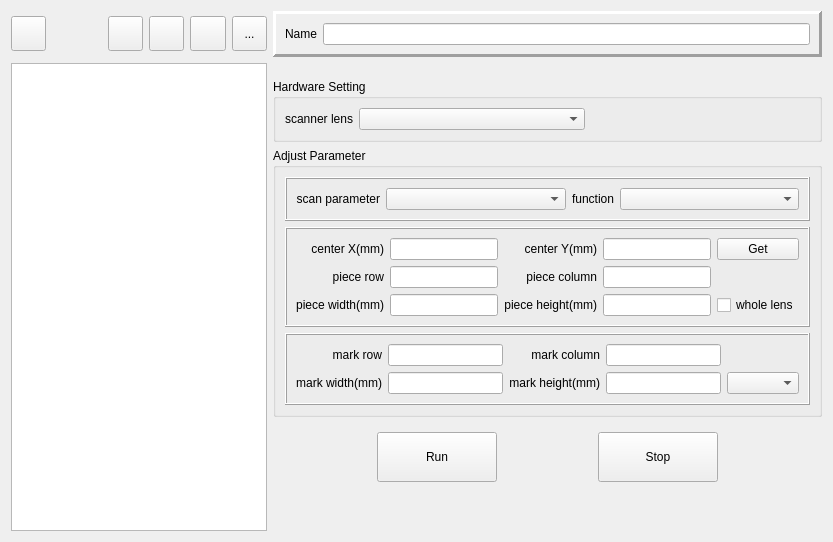
     <widget class="QWidget" name="tab_scanner_range">
      <attribute name="title">
       <string>Scanner range</string>
      </attribute>
      <layout class="QGridLayout" name="gridLayout_42">
       <item row="1" column="4">
        <spacer name="verticalSpacer_5">
         <property name="orientation">
          <enum>Qt::Vertical</enum>
         </property>
         <property name="sizeType">
          <enum>QSizePolicy::Fixed</enum>
         </property>
         <property name="sizeHint" stdset="0">
          <size>
           <width>20</width>
           <height>10</height>
          </size>
         </property>
        </spacer>
       </item>
       <item row="3" column="4">
        <widget class="QGroupBox" name="wid_enable_scannerRange_4">
         <property name="enabled">
          <bool>true</bool>
         </property>
         <property name="title">
          <string>Adjust Parameter</string>
         </property>
         <layout class="QGridLayout" name="gridLayout_38">
          <item row="0" column="0">
           <widget class="QFrame" name="frame_19">
            <property name="frameShape">
             <enum>QFrame::Box</enum>
            </property>
            <property name="frameShadow">
             <enum>QFrame::Raised</enum>
            </property>
            <layout class="QGridLayout" name="gridLayout_40">
             <item row="0" column="0">
              <widget class="QLabel" name="label_159">
               <property name="sizePolicy">
                <sizepolicy hsizetype="Fixed" vsizetype="Preferred">
                 <horstretch>0</horstretch>
                 <verstretch>0</verstretch>
                </sizepolicy>
               </property>
               <property name="text">
                <string>scan parameter</string>
               </property>
               <property name="alignment">
                <set>Qt::AlignRight|Qt::AlignTrailing|Qt::AlignVCenter</set>
               </property>
              </widget>
             </item>
             <item row="0" column="1">
              <widget class="QComboBox" name="comboBox_scannerRange_para"/>
             </item>
             <item row="0" column="2">
              <widget class="QLabel" name="label_32">
               <property name="sizePolicy">
                <sizepolicy hsizetype="Fixed" vsizetype="Preferred">
                 <horstretch>0</horstretch>
                 <verstretch>0</verstretch>
                </sizepolicy>
               </property>
               <property name="text">
                <string>function</string>
               </property>
               <property name="alignment">
                <set>Qt::AlignRight|Qt::AlignTrailing|Qt::AlignVCenter</set>
               </property>
              </widget>
             </item>
             <item row="0" column="3">
              <widget class="QComboBox" name="comboBox_scannerRange_func"/>
             </item>
            </layout>
           </widget>
          </item>
          <item row="1" column="0">
           <widget class="QFrame" name="frame_18">
            <property name="frameShape">
             <enum>QFrame::Box</enum>
            </property>
            <property name="frameShadow">
             <enum>QFrame::Raised</enum>
            </property>
            <layout class="QGridLayout" name="gridLayout_39">
             <item row="0" column="2">
              <widget class="QLabel" name="label_64">
               <property name="text">
                <string>center Y(mm)</string>
               </property>
               <property name="alignment">
                <set>Qt::AlignRight|Qt::AlignTrailing|Qt::AlignVCenter</set>
               </property>
              </widget>
             </item>
             <item row="1" column="3">
              <widget class="HLineEdit" name="lineEdit_scannerRange_piece_column"/>
             </item>
             <item row="1" column="0">
              <widget class="QLabel" name="label_69">
               <property name="text">
                <string>piece row</string>
               </property>
               <property name="alignment">
                <set>Qt::AlignRight|Qt::AlignTrailing|Qt::AlignVCenter</set>
               </property>
              </widget>
             </item>
             <item row="0" column="0">
              <widget class="QLabel" name="label_63">
               <property name="text">
                <string>center X(mm)</string>
               </property>
               <property name="alignment">
                <set>Qt::AlignRight|Qt::AlignTrailing|Qt::AlignVCenter</set>
               </property>
              </widget>
             </item>
             <item row="1" column="1">
              <widget class="HLineEdit" name="lineEdit_scannerRange_piece_row"/>
             </item>
             <item row="0" column="4">
              <widget class="QPushButton" name="pushButton_scannerRange_center_get">
               <property name="text">
                <string>Get</string>
               </property>
              </widget>
             </item>
             <item row="0" column="1">
              <widget class="HLineEdit" name="lineEdit_scannerRange_centerX"/>
             </item>
             <item row="0" column="3">
              <widget class="HLineEdit" name="lineEdit_scannerRange_centerY"/>
             </item>
             <item row="1" column="2">
              <widget class="QLabel" name="label_70">
               <property name="text">
                <string>piece column</string>
               </property>
               <property name="alignment">
                <set>Qt::AlignRight|Qt::AlignTrailing|Qt::AlignVCenter</set>
               </property>
              </widget>
             </item>
             <item row="2" column="0">
              <widget class="QLabel" name="label_77">
               <property name="text">
                <string>piece width(mm)</string>
               </property>
               <property name="alignment">
                <set>Qt::AlignRight|Qt::AlignTrailing|Qt::AlignVCenter</set>
               </property>
              </widget>
             </item>
             <item row="2" column="1">
              <widget class="HLineEdit" name="lineEdit_scannerRange_piece_width"/>
             </item>
             <item row="2" column="2">
              <widget class="QLabel" name="label_78">
               <property name="text">
                <string>piece height(mm)</string>
               </property>
               <property name="alignment">
                <set>Qt::AlignRight|Qt::AlignTrailing|Qt::AlignVCenter</set>
               </property>
              </widget>
             </item>
             <item row="2" column="3">
              <widget class="HLineEdit" name="lineEdit_scannerRange_piece_height"/>
             </item>
             <item row="2" column="4">
              <widget class="QCheckBox" name="checkBox_scannerRange_whole_lens">
               <property name="text">
                <string>whole lens</string>
               </property>
              </widget>
             </item>
            </layout>
           </widget>
          </item>
          <item row="2" column="0">
           <widget class="QFrame" name="frame_20">
            <property name="frameShape">
             <enum>QFrame::Box</enum>
            </property>
            <property name="frameShadow">
             <enum>QFrame::Raised</enum>
            </property>
            <layout class="QGridLayout" name="gridLayout_41">
             <item row="1" column="1">
              <widget class="HLineEdit" name="lineEdit_scannerRange_mark_row"/>
             </item>
             <item row="2" column="2">
              <widget class="QLabel" name="label_83">
               <property name="text">
                <string>mark height(mm)</string>
               </property>
               <property name="alignment">
                <set>Qt::AlignRight|Qt::AlignTrailing|Qt::AlignVCenter</set>
               </property>
              </widget>
             </item>
             <item row="2" column="1">
              <widget class="HLineEdit" name="lineEdit_scannerRange_mark_width"/>
             </item>
             <item row="1" column="0">
              <widget class="QLabel" name="label_79">
               <property name="text">
                <string>mark row</string>
               </property>
               <property name="alignment">
                <set>Qt::AlignRight|Qt::AlignTrailing|Qt::AlignVCenter</set>
               </property>
              </widget>
             </item>
             <item row="1" column="2">
              <widget class="QLabel" name="label_80">
               <property name="text">
                <string>mark column</string>
               </property>
               <property name="alignment">
                <set>Qt::AlignRight|Qt::AlignTrailing|Qt::AlignVCenter</set>
               </property>
              </widget>
             </item>
             <item row="2" column="0">
              <widget class="QLabel" name="label_81">
               <property name="text">
                <string>mark width(mm)</string>
               </property>
               <property name="alignment">
                <set>Qt::AlignRight|Qt::AlignTrailing|Qt::AlignVCenter</set>
               </property>
              </widget>
             </item>
             <item row="1" column="3">
              <widget class="HLineEdit" name="lineEdit_scannerRange_mark_column"/>
             </item>
             <item row="2" column="3">
              <widget class="HLineEdit" name="lineEdit_scannerRange_mark_height"/>
             </item>
             <item row="2" column="4">
              <widget class="QComboBox" name="comboBox_scannerRange_mark_type"/>
             </item>
            </layout>
           </widget>
          </item>
         </layout>
        </widget>
       </item>
       <item row="2" column="4">
        <widget class="QGroupBox" name="wid_enable_scannerRange_3">
         <property name="enabled">
          <bool>true</bool>
         </property>
         <property name="sizePolicy">
          <sizepolicy hsizetype="Preferred" vsizetype="Preferred">
           <horstretch>0</horstretch>
           <verstretch>0</verstretch>
          </sizepolicy>
         </property>
         <property name="maximumSize">
          <size>
           <width>16777215</width>
           <height>100</height>
          </size>
         </property>
         <property name="title">
          <string>Hardware Setting</string>
         </property>
         <layout class="QGridLayout" name="gridLayout_37">
          <item row="0" column="0">
           <widget class="QLabel" name="label_100">
            <property name="text">
             <string>scanner lens</string>
            </property>
            <property name="alignment">
             <set>Qt::AlignRight|Qt::AlignTrailing|Qt::AlignVCenter</set>
            </property>
           </widget>
          </item>
          <item row="0" column="1">
           <widget class="QComboBox" name="comboBox_scannerRange_scannerLens">
            <property name="enabled">
             <bool>true</bool>
            </property>
            <property name="sizePolicy">
             <sizepolicy hsizetype="MinimumExpanding" vsizetype="Fixed">
              <horstretch>0</horstretch>
              <verstretch>0</verstretch>
             </sizepolicy>
            </property>
           </widget>
          </item>
          <item row="0" column="2">
           <spacer name="horizontalSpacer_16">
            <property name="orientation">
             <enum>Qt::Horizontal</enum>
            </property>
            <property name="sizeType">
             <enum>QSizePolicy::MinimumExpanding</enum>
            </property>
            <property name="sizeHint" stdset="0">
             <size>
              <width>40</width>
              <height>20</height>
             </size>
            </property>
           </spacer>
          </item>
         </layout>
        </widget>
       </item>
       <item row="0" column="4">
        <widget class="QFrame" name="wid_enable_scannerRange_2">
         <property name="enabled">
          <bool>true</bool>
         </property>
         <property name="frameShape">
          <enum>QFrame::Panel</enum>
         </property>
         <property name="frameShadow">
          <enum>QFrame::Raised</enum>
         </property>
         <property name="lineWidth">
          <number>3</number>
         </property>
         <layout class="QGridLayout" name="gridLayout_36">
          <item row="0" column="0">
           <widget class="QLabel" name="label_149">
            <property name="text">
             <string>Name</string>
            </property>
            <property name="alignment">
             <set>Qt::AlignRight|Qt::AlignTrailing|Qt::AlignVCenter</set>
            </property>
           </widget>
          </item>
          <item row="0" column="1">
           <widget class="HLineEdit" name="lineEdit_scannerRange_name">
            <property name="enabled">
             <bool>true</bool>
            </property>
           </widget>
          </item>
         </layout>
        </widget>
       </item>
       <item row="5" column="4">
        <spacer name="verticalSpacer_4">
         <property name="orientation">
          <enum>Qt::Vertical</enum>
         </property>
         <property name="sizeType">
          <enum>QSizePolicy::Preferred</enum>
         </property>
         <property name="sizeHint" stdset="0">
          <size>
           <width>20</width>
           <height>40</height>
          </size>
         </property>
        </spacer>
       </item>
       <item row="1" column="0" rowspan="5" colspan="4">
        <widget class="HTableView" name="tableView_6">
         <property name="minimumSize">
          <size>
           <width>256</width>
           <height>0</height>
          </size>
         </property>
        </widget>
       </item>
       <item row="0" column="0">
        <widget class="QToolButton" name="toolButton_scannerRange_clear">
         <property name="minimumSize">
          <size>
           <width>35</width>
           <height>35</height>
          </size>
         </property>
         <property name="maximumSize">
          <size>
           <width>35</width>
           <height>35</height>
          </size>
         </property>
         <property name="text">
          <string/>
         </property>
         <property name="icon">
          <iconset resource="../../../icons.qrc">
           <normaloff>:/resource/icons/delete.svg</normaloff>:/resource/icons/delete.svg</iconset>
         </property>
         <property name="iconSize">
          <size>
           <width>28</width>
           <height>28</height>
          </size>
         </property>
        </widget>
       </item>
       <item row="4" column="4">
        <widget class="QWidget" name="wid_enable_scannerRange_5" native="true">
         <property name="enabled">
          <bool>true</bool>
         </property>
         <layout class="QHBoxLayout" name="horizontalLayout_7">
          <item>
           <widget class="QToolButton" name="toolButton_scannerRange_run">
            <property name="minimumSize">
             <size>
              <width>120</width>
              <height>50</height>
             </size>
            </property>
            <property name="text">
             <string>Run</string>
            </property>
           </widget>
          </item>
          <item>
           <widget class="QToolButton" name="toolButton_scannerRange_stop">
            <property name="minimumSize">
             <size>
              <width>120</width>
              <height>50</height>
             </size>
            </property>
            <property name="text">
             <string>Stop</string>
            </property>
           </widget>
          </item>
         </layout>
        </widget>
       </item>
       <item row="0" column="3">
        <widget class="QWidget" name="wid_enable_scannerRange" native="true">
         <property name="enabled">
          <bool>true</bool>
         </property>
         <property name="sizePolicy">
          <sizepolicy hsizetype="Fixed" vsizetype="Fixed">
           <horstretch>0</horstretch>
           <verstretch>0</verstretch>
          </sizepolicy>
         </property>
         <layout class="QGridLayout" name="gridLayout_48">
          <property name="leftMargin">
           <number>0</number>
          </property>
          <property name="topMargin">
           <number>0</number>
          </property>
          <property name="rightMargin">
           <number>0</number>
          </property>
          <property name="bottomMargin">
           <number>0</number>
          </property>
          <item row="0" column="0">
           <widget class="QToolButton" name="toolButton_scannerRange_delete">
            <property name="enabled">
             <bool>true</bool>
            </property>
            <property name="minimumSize">
             <size>
              <width>35</width>
              <height>35</height>
             </size>
            </property>
            <property name="maximumSize">
             <size>
              <width>35</width>
              <height>35</height>
             </size>
            </property>
            <property name="text">
             <string/>
            </property>
            <property name="icon">
             <iconset resource="../../../icons.qrc">
              <normaloff>:/resource/icons/subtraction.svg</normaloff>:/resource/icons/subtraction.svg</iconset>
            </property>
            <property name="iconSize">
             <size>
              <width>28</width>
              <height>28</height>
             </size>
            </property>
           </widget>
          </item>
          <item row="0" column="1">
           <widget class="QToolButton" name="toolButton_scannerRange_save">
            <property name="enabled">
             <bool>true</bool>
            </property>
            <property name="minimumSize">
             <size>
              <width>35</width>
              <height>35</height>
             </size>
            </property>
            <property name="text">
             <string/>
            </property>
            <property name="icon">
             <iconset resource="../../../icons.qrc">
              <normaloff>:/resource/icons/save.svg</normaloff>:/resource/icons/save.svg</iconset>
            </property>
            <property name="iconSize">
             <size>
              <width>28</width>
              <height>28</height>
             </size>
            </property>
           </widget>
          </item>
          <item row="0" column="2">
           <widget class="QToolButton" name="toolButton_scannerRange_set">
            <property name="minimumSize">
             <size>
              <width>35</width>
              <height>35</height>
             </size>
            </property>
            <property name="maximumSize">
             <size>
              <width>35</width>
              <height>35</height>
             </size>
            </property>
            <property name="text">
             <string>...</string>
            </property>
            <property name="icon">
             <iconset resource="../../../icons.qrc">
              <normaloff>:/resource/icons/account1.png</normaloff>:/resource/icons/account1.png</iconset>
            </property>
            <property name="iconSize">
             <size>
              <width>28</width>
              <height>28</height>
             </size>
            </property>
           </widget>
          </item>
         </layout>
        </widget>
       </item>
       <item row="0" column="2">
        <widget class="QToolButton" name="toolButton_scannerRange_add">
         <property name="minimumSize">
          <size>
           <width>35</width>
           <height>35</height>
          </size>
         </property>
         <property name="maximumSize">
          <size>
           <width>35</width>
           <height>35</height>
          </size>
         </property>
         <property name="text">
          <string/>
         </property>
         <property name="icon">
          <iconset resource="../../../icons.qrc">
           <normaloff>:/resource/icons/add.svg</normaloff>:/resource/icons/add.svg</iconset>
         </property>
         <property name="iconSize">
          <size>
           <width>28</width>
           <height>28</height>
          </size>
         </property>
        </widget>
       </item>
      </layout>
     </widget>
